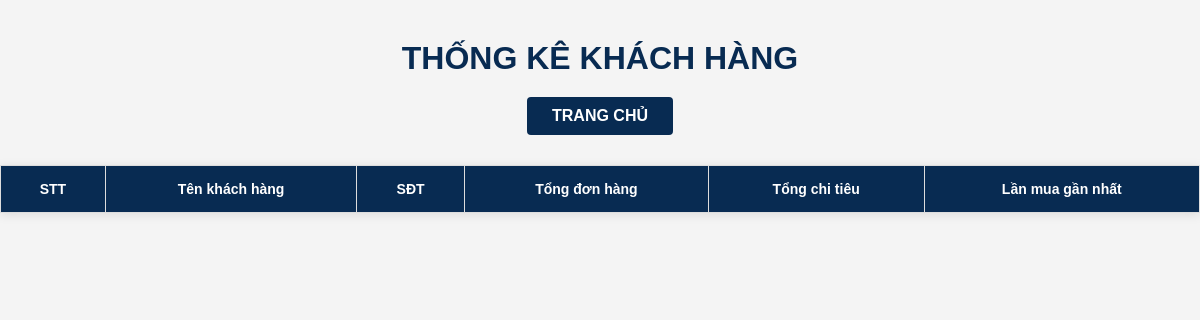
Page /thongke/thongke_khachhang.php (signed in) on the earlier database version.
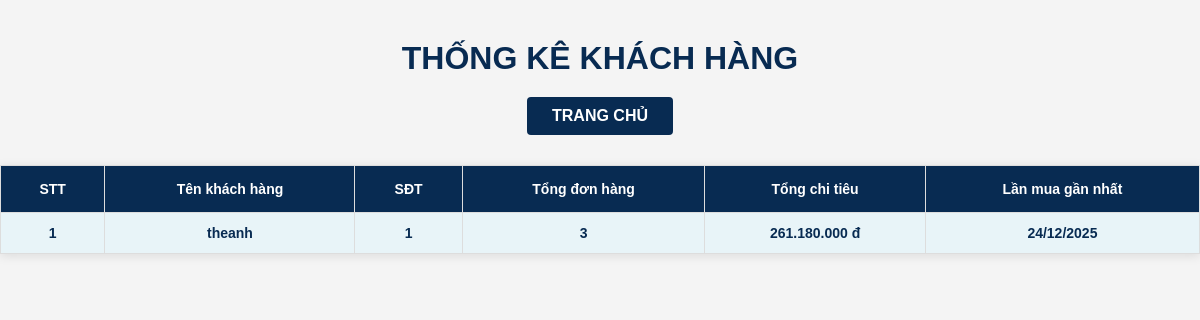
Same page on the later database version.
### tables this page shows
CREATE TABLE `khachhang` (
  `makh` int(10) NOT NULL,
  `tenkh` varchar(50) NOT NULL,
  `diachi` varchar(50) DEFAULT NULL,
  `sdt` varchar(30) DEFAULT NULL
);

### thongke/thongke_khachhang.php (the view, shortened to what this page needs)
<?php
$conn = mysqli_connect("localhost", "root", "", "qlshopdienthoai");
$sql_tk = "SELECT
            kh.makh, kh.tenkh, kh.sdt,
            COUNT(dh.madh) as tongsodh,
            SUM(dh.trigia) as tongchitieu,
            MAX(dh.ngaydat) as lanmuagannhat
           FROM khachhang kh
           LEFT JOIN donhang dh ON kh.makh = dh.makh
           GROUP BY kh.makh, kh.tenkh, kh.sdt
           HAVING tongsodh > 0
           ORDER BY tongchitieu DESC";
$result_tk = mysqli_query($conn, $sql_tk);
?>
<!DOCTYPE html>
<html lang="vi">
<head>
    <link rel="stylesheet" href="../css/nv.css">
</head>
<body>
    <h1 align="center">THỐNG KÊ KHÁCH HÀNG</h1>
    <h2 align="center"><a href="../trangchu.php">TRANG CHỦ</a></h2>
    <table width="1200" align="center" border="1">
        <tr>
            <th>STT</th>
            <th>Tên khách hàng</th>
            <th>SĐT</th>
            <th>Tổng đơn hàng</th>
            <th>Tổng chi tiêu</th>
            <th>Lần mua gần nhất</th>
        </tr>
        <?php
        $stt = 0;
        while($row = mysqli_fetch_assoc($result_tk)):
            $stt++;
        ?>
        <tr align="center">
            <td><?php echo $stt; ?></td>
            <td><?php echo $row['tenkh']; ?></td>
            <td><?php echo $row['sdt']; ?></td>
            <td><?php echo $row['tongsodh']; ?></td>
            <td><?php echo number_format($row['tongchitieu'], 0, ',', '.'); ?> đ</td>
            <td><?php echo date('d/m/Y', strtotime($row['lanmuagannhat'])); ?></td>
        </tr>
        <?php endwhile; ?>
    </table>
</body>
</html>

Differences in the rows shown:
added khachhang: tenkh "theanh", sdt "1", tongsodh "3", tongchitieu "261.180.000", lanmuagannhat "24/12/2025"
